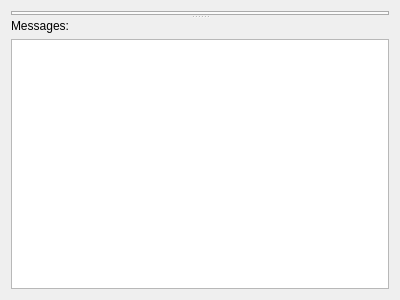
<?xml version="1.0" encoding="UTF-8"?>
<ui version="4.0">
 <class>WareSrcWidget</class>
 <widget class="QWidget" name="WareSrcWidget">
  <property name="geometry">
   <rect>
    <x>0</x>
    <y>0</y>
    <width>400</width>
    <height>300</height>
   </rect>
  </property>
  <property name="windowTitle">
   <string>Form</string>
  </property>
  <layout class="QVBoxLayout" name="verticalLayout_2">
   <item>
    <layout class="QHBoxLayout" name="Toolbar_Layout"/>
   </item>
   <item>
    <widget class="QSplitter" name="splitter">
     <property name="orientation">
      <enum>Qt::Vertical</enum>
     </property>
     <widget class="QTabWidget" name="WareSrcFileCollection">
      <property name="tabPosition">
       <enum>QTabWidget::South</enum>
      </property>
      <property name="currentIndex">
       <number>-1</number>
      </property>
      <property name="tabsClosable">
       <bool>true</bool>
      </property>
      <property name="movable">
       <bool>true</bool>
      </property>
     </widget>
     <widget class="QWidget" name="verticalLayoutWidget">
      <layout class="QVBoxLayout" name="verticalLayout">
       <item>
        <widget class="QLabel" name="label">
         <property name="text">
          <string>Messages:</string>
         </property>
        </widget>
       </item>
       <item>
        <widget class="QPlainTextEdit" name="WareSrcMessageWidget">
         <property name="baseSize">
          <size>
           <width>0</width>
           <height>180</height>
          </size>
         </property>
         <property name="readOnly">
          <bool>true</bool>
         </property>
        </widget>
       </item>
      </layout>
     </widget>
    </widget>
   </item>
  </layout>
 </widget>
 <resources/>
 <connections/>
</ui>
